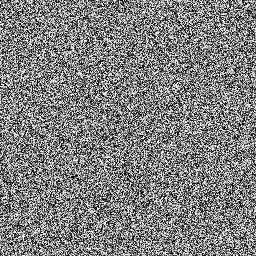
%> input picture paper implementation/enc.tif, 256 x 256 px
$ octave npcruaci.m   (GNU Octave 9; MATLAB toolbox functions it lacks are replaced by stand-ins)
%> lines starting %> are read from the running program, lines starting %| are printed output that depends on the picture
% clc;
% clear all;
%function [npcr,uaci]=npcruaci(i,imageb)
% this function gives npcr and uaci values as output
% input variables: x=encrypted image
%                  y=encrypted image after changing the 1st pixel value in
%                  plain image
% eg:npcruaci('encryp1.png','encryp.png')
% outputs are npcr and upci values.
%  date: 13-02-13 time:08:40
i = imread('E:\Base paper\paper implementation\enc.tif');
%> i is the input picture: size 256x256 uint8; min 0, max 255, mean 127.7
%
imageb = imread('E:\Base paper\paper implementation\encrypted_ibit_ch_img.tif');
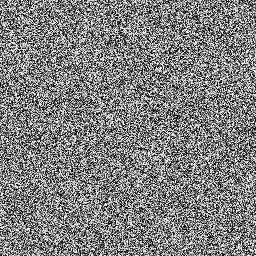
%> input picture paper implementation/encrypted_ibit_ch_img.tif, 256 x 256 px
%> imageb is the input picture: size 256x256 uint8; min 0, max 255, mean 128


a=i;
b=imageb;
[m,n]=size(a);
%> m = 256; n = 256
l=m*n;
%> l = 65536
x1=0;y1=0;z=0;
for i=1:m
    for j=1:n
        if a(i,j)==b(i,j)
            d(i,j)=0;
        else
            d(i,j)=1;
        end
        x1=d(i,j)+x1;
        f=double(a(i,j))-double(b(i,j));

        y1=abs(f)+y1;
    end
end
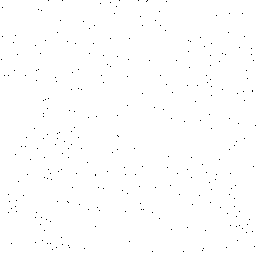
%> d: size 256x256 double; values 0 (black) and 1 (white), 99.6% white; black in thin lines or dots
%> after the loop, x1 = 65264; y1 = 5600794
n1=x1/l;
%> n1 = 0.996
n1=n1*100;
%> n1 = 99.58
n2=y1/(l*255);
%> n2 = 0.335
%n2=n2/l;
n2=n2*100;
%> n2 = 33.51
npcr=n1;
%> npcr = 99.58


uaci=n2;
%> uaci = 33.51
